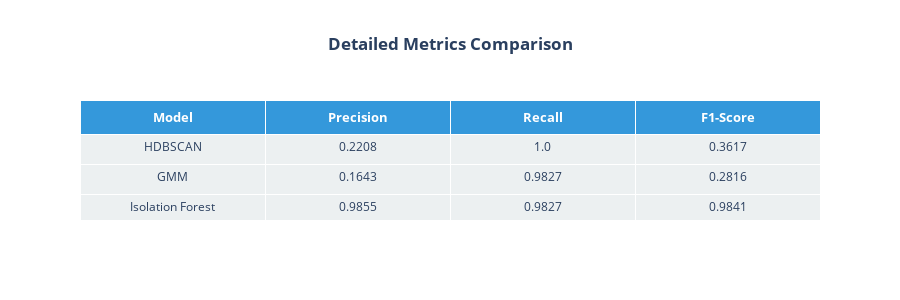

Notebook code for this chart:
### Code cell
models_list = results_df.index.tolist()

fig_table = go.Figure(data=[go.Table(
    header=dict(
        values=['<b>Model</b>', '<b>Precision</b>', '<b>Recall</b>', '<b>F1-Score</b>'],
        fill_color='#3498db',
        align='center',
        font=dict(color='white', size=13)
    ),
    cells=dict(
        values=[
            models_list,
            results_df['Precision'].round(4).astype(str),
            results_df['Recall'].round(4).astype(str),
            results_df['F1-Score'].round(4).astype(str)
        ],
        fill_color='#ecf0f1',
        align='center',
        font=dict(size=12),
        height=30
    )
)])

fig_table.update_layout(
    title_text="<b>Detailed Metrics Comparison</b>",
    title_x=0.5,
    width=900,
    height=300
)

fig_table.show()


# ==================== FIXED BAR CHART ====================
# Create new figure for classification metrics (Recall,, etc.)
import plotly.graph_objects as go

metrics = ['Precision', 'Recall', 'F1-Score']

fig_bar = go.Figure()

for metric in metrics:
    fig_bar.add_trace(go.Bar(
        name=metric,
        x=results_df.index.tolist(),
        y=results_df[metric].values,
        text=[f"{v:.3f}" for v in results_df[metric].values],
        textposition='outside'
    ))

fig_bar.update_layout(
    title='Anomaly Detection Performance (Threshold-based)',
    xaxis_title='Model',
    yaxis_title='Score',
    yaxis_range=[0, 1.1],
    barmode='group',
    height=450,
    hovermode='x unified'
)

fig_bar.show()

from sklearn.metrics import precision_recall_curve, auc
import plotly.graph_objects as go

pr_data = {
    'HDBSCAN': hdb_scores,
    'GMM': gmm_scores,
    'Isolation Forest': isof_scores
}

fig_pr = go.Figure()

for model, scores in pr_data.items():
    precision, recall, _ = precision_recall_curve(y, scores)
    pr_auc = auc(recall, precision)

    fig_pr.add_trace(go.Scatter(
        x=recall,
        y=precision,
        mode='lines',
        name=f"{model} (AUC={pr_auc:.3f})"
    ))

fig_pr.update_layout(
    title='Precision–Recall Curves (Score-based)',
    xaxis_title='Recall',
    yaxis_title='Precision',
    xaxis_range=[0, 1],
    yaxis_range=[0, 1.05],
    height=500,
    hovermode='closest'
)

fig_pr.show()

### Figure 1 — Plotly figure (JSON) as saved in the notebook; plotly's stock layout.template omitted (floating-point values rounded to 4 significant figures)
{"data": [{"cells": {"align": "center", "fill": {"color": "#ecf0f1"}, "font": {"size": 12}, "height": 30, "values": [["HDBSCAN", "GMM", "Isolation Forest"], ["0.2208", "0.1643", "0.9855"], ["1.0", "0.9827", "0.9827"], ["0.3617", "0.2816", "0.9841"]]}, "header": {"align": "center", "fill": {"color": "#3498db"}, "font": {"color": "white", "size": 13}, "values": ["<b>Model</b>", "<b>Precision</b>", "<b>Recall</b>", "<b>F1-Score</b>"]}, "type": "table"}], "layout": {"height": 300, "title": {"text": "<b>Detailed Metrics Comparison</b>", "x": 0.5}, "width": 900}}
